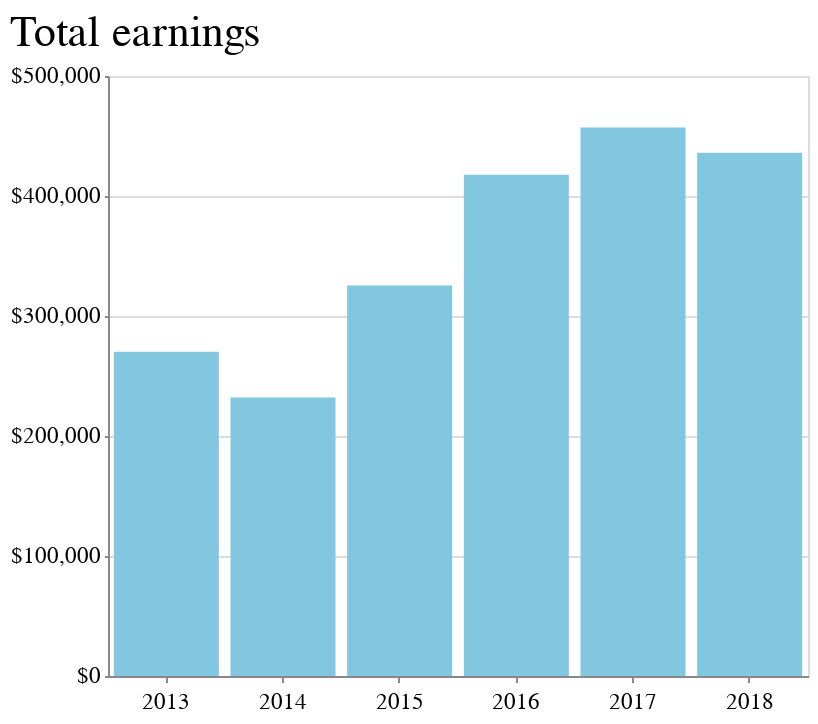

The notebook cell saved with this chart:
### Code cell
alt.Chart(payroll_person).mark_bar().encode(
    x=alt.X('year:N', title=''),
    y=alt.Y('total_earnings:Q', title='', axis=alt.Axis(format='$,N', tickCount=5))
).properties(width=350,height=300, title='Total earnings')

### Figure 1 — Vega-Lite specification as saved in the notebook (floating-point values rounded to 4 significant figures)
{"config": {"view": {"width": 800, "height": 450}, "background": "#ffffff", "title": {"anchor": "start", "font": "Benton Gothic Bold, sans", "fontColor": "#000000", "fontSize": 22, "fontWeight": "normal"}, "arc": {"fill": "#82c6df"}, "area": {"fill": "#82c6df"}, "line": {"stroke": "#82c6df", "strokeWidth": 3}, "path": {"stroke": "#82c6df"}, "rect": {"fill": "#82c6df"}, "shape": {"stroke": "#82c6df"}, "bar": {"fill": "#82c6df"}, "point": {"stroke": "#82c6df"}, "symbol": {"fill": "#82c6df", "size": 30}, "axis": {"titleFont": "Benton Gothic Bold, sans", "titleFontSize": 13, "titleFontWeight": "normal", "labelFont": "Benton Gothic, sans", "labelFontSize": 11.5, "labelFontWeight": "normal"}, "axisX": {"labelAngle": 0, "labelPadding": 4, "tickSize": 3}, "axisY": {"labelBaseline": "middle", "maxExtent": 45, "minExtent": 45, "tickSize": 2, "titleAlign": "left", "titleAngle": 0, "titleX": -45, "titleY": -11}, "legend": {"titleFont": "Benton Gothic Bold, sans", "titleFontSize": 13, "titleFontWeight": "normal", "symbolType": "square", "labelFont": "Benton Gothic, sans", "labelFontSize": 11.5}, "range": {"category": ["#3580b1", "#ec8431", "#ab7fb4", "#c89d29", "#adc839", "#829eb1"], "diverging": ["#e68a4f", "#f4bb6a", "#f9e39c", "#dadfe2", "#a6b7c6", "#849eae"], "heatmap": ["#fbf2c7", "#f9e39c", "#f8d36e", "#f4bb6a", "#e68a4f", "#d15a40", "#ab4232"], "ordinal": ["#fbf2c7", "#f9e39c", "#f8d36e", "#f4bb6a", "#e68a4f", "#d15a40", "#ab4232"], "ramp": ["#fbf2c7", "#f9e39c", "#f8d36e", "#f4bb6a", "#e68a4f", "#d15a40", "#ab4232"]}}, "data": {"name": "data-ce97ee03a4fc3854815778bcfd8111c5"}, "mark": "bar", "encoding": {"x": {"type": "nominal", "field": "year", "title": ""}, "y": {"type": "quantitative", "axis": {"format": "$,N", "tickCount": 5}, "field": "total_earnings", "title": ""}}, "height": 300, "title": "Total earnings", "width": 350, "$schema": "https://vega.github.io/schema/vega-lite/v4.0.2.json", "datasets": {"data-ce97ee03a4fc3854815778bcfd8111c5": [{"year": 2013, "employee_last_name": "BURCIAGA", "employee_first_name": "SERGIO", "middle_initial": "R", "position_title": "FIRE CAPTAIN (56 HOUR)", "department": "Fire Department", "base_earnings": 122200.0, "overtime_earnings": 142800.0, "other_earnings": 2200.0, "leave_time_payouts": 2983.0, "total_earnings": 270200.0, "medical,_dental,_vision": 18980.0, "retirement_surcharge": 3685.0, "pension_contributions": 30950.0, "deferred_contributions": 0.0, "ltd_life_&_medical_tax": 326.5, "other_benefits": 75.0, "total_benefits": 54020.0, "total_compensation": 324200.0, "employee_name": "SERGIO BURCIAGA"}, {"year": 2014, "employee_last_name": "BURCIAGA", "employee_first_name": "SERGIO", "middle_initial": "R", "position_title": "FIRE CAPTAIN (56 HOUR)", "department": "Fire Department", "base_earnings": 124600.0, "overtime_earnings": 88440.0, "other_earnings": 3302.0, "leave_time_payouts": 15720.0, "total_earnings": 232100.0, "medical,_dental,_vision": 19480.0, "retirement_surcharge": 4254.0, "pension_contributions": 37650.0, "deferred_contributions": 0.0, "ltd_life_&_medical_tax": 318.1, "other_benefits": 75.0, "total_benefits": 61780.0, "total_compensation": 293900.0, "employee_name": "SERGIO BURCIAGA"}, {"year": 2015, "employee_last_name": "BURCIAGA", "employee_first_name": "SERGIO", "middle_initial": "R", "position_title": "FIRE CAPTAIN (56 HOUR)", "department": "Fire Department", "base_earnings": 129500.0, "overtime_earnings": 192500.0, "other_earnings": 2962.0, "leave_time_payouts": 517.1, "total_earnings": 325500.0, "medical,_dental,_vision": 21050.0, "retirement_surcharge": 4262.0, "pension_contributions": 35200.0, "deferred_contributions": 0.0, "ltd_life_&_medical_tax": 322.3, "other_benefits": 75.0, "total_benefits": 60900.0, "total_compensation": 386400.0, "employee_name": "SERGIO BURCIAGA"}, {"year": 2016, "employee_last_name": "BURCIAGA", "employee_first_name": "SERGIO", "middle_initial": "R", "position_title": "FIRE CAPTAIN (56 HOUR)", "department": "Fire Department", "base_earnings": 133700.0, "overtime_earnings": 279500.0, "other_earnings": 3572.0, "leave_time_payouts": 1087.0, "total_earnings": 417800.0, "medical,_dental,_vision": 22010.0, "retirement_surcharge": 4420.0, "pension_contributions": 34190.0, "deferred_contributions": 0.0, "ltd_life_&_medical_tax": 361.0, "other_benefits": 75.0, "total_benefits": 61050.0, "total_compensation": 478900.0, "employee_name": "SERGIO BURCIAGA"}, {"year": 2017, "employee_last_name": "BURCIAGA", "employee_first_name": "SERGIO", "middle_initial": "R", "position_title": "FIRE CAPTAIN (56 HOUR)", "department": "Fire Department", "base_earnings": 126400.0, "overtime_earnings": 322700.0, "other_earnings": 4208.0, "leave_time_payouts": 3917.0, "total_earnings": 457200.0, "medical,_dental,_vision": 21590.0, "retirement_surcharge": 4274.0, "pension_contributions": 35390.0, "deferred_contributions": 0.0, "ltd_life_&_medical_tax": 510.0, "other_benefits": 71.0, "total_benefits": 61830.0, "total_compensation": 519000.0, "employee_name": "SERGIO BURCIAGA"}, {"year": 2018, "employee_last_name": "BURCIAGA", "employee_first_name": "SERGIO", "middle_initial": "R", "position_title": "FIRE CAPTAIN (56 HOUR)", "department": "FIRE DEPARTMENT", "base_earnings": 140600.0, "overtime_earnings": 284400.0, "other_earnings": 4755.0, "leave_time_payouts": 6278.0, "total_earnings": 436000.0, "medical,_dental,_vision": 19730.0, "retirement_surcharge": 4822.0, "pension_contributions": 40140.0, "deferred_contributions": 0.0, "ltd_life_&_medical_tax": 594.0, "other_benefits": 0.0, "total_benefits": 65290.0, "total_compensation": 501300.0, "employee_name": "SERGIO BURCIAGA"}]}}
